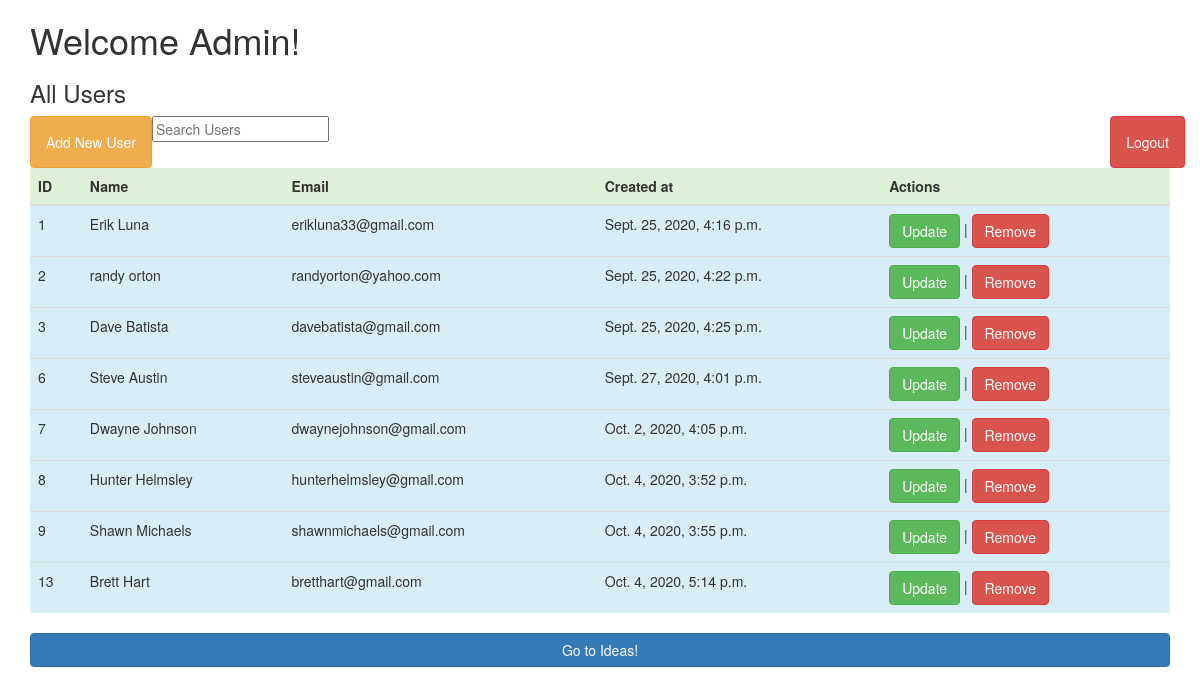
The app's page /dashboard (signed in), older data.
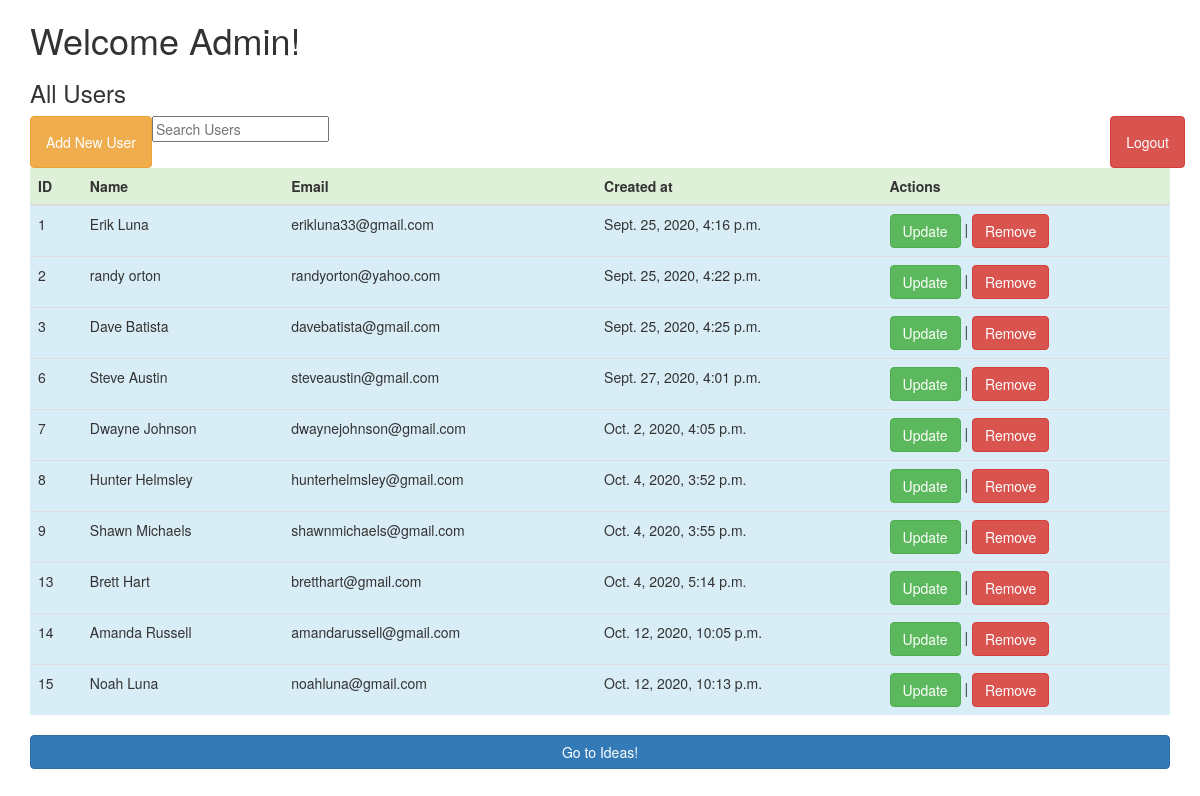
The same page, newer data.
### app_one/models.py (models this page shows)
class User(models.Model):
    first_name = models.CharField(max_length=255)
    last_name = models.CharField(max_length=255)
    email = models.CharField(max_length=255)
    password = models.CharField(max_length=60)
    user_level = models.IntegerField()
    created_at = models.DateTimeField(auto_now_add=True)
    updated_at = models.DateTimeField(auto_now=True)
    objects = UserManager()

### app_one/views.py (the view)
# urls.py: path('dashboard', views.dashboard),
def dashboard(request):
    if 'user_id' not in request.session:
        return redirect('/')
    user = User.objects.filter(id=request.session['user_id'])
    if not user:
        return redirect('/')
    context = {
        'all_users': User.objects.all(),
    }
    if user[0].user_level !=9:
        return render(request,'dashboard.html', context)
    else:
        return render(request,'dashboard_admin.html', context)

### app_one/templates/dashboard_admin.html (shortened to what this page needs)
<!DOCTYPE html>
<html lang="en">
<head>
    <link rel="stylesheet" href="https://maxcdn.bootstrapcdn.com/bootstrap/3.4.1/css/bootstrap.min.css">
</head>
<body>
    <div class="container">
    <h1>Welcome Admin!</h1>
    <h3>All Users</h3>
    <ul class="nav navbar-nav">
        <li><a href="/add_user_page" class="btn btn-warning">Add New User</a></li>
    </ul>
    <ul class="nav navbar-nav navbar-right">
        <li><a href="/logout" class="btn btn-danger">Logout</a></li>
    </ul>
    <input id="myInput" type="text" placeholder="Search Users">
    <table class="table">
        <thead>
            <tr class="success">
                <th>ID</th>
                <th>Name</th>
                <th>Email</th>
                <th>Created at</th>
                <th>Actions</th>
            </tr>
        </thead>
        <tbody id="myTable">
            {% for user in all_users %}
            <tr class="info">
                <td>{{ user.id }}</td>
                <td>{{ user.first_name }} {{ user.last_name }}</a></td>
                <td>{{ user.email }}</td>
                <td>{{ user.created_at }}</td>
                <td><a href="/user/update/{{user.id}}" class="btn btn-success" role="button">Update</a> | <a href="/delete/{{user.id}}" class="btn btn-danger">Remove</a></td>
            </tr>
            {% endfor %}
        </tbody>
    </table>
    <a href="/ideas" class="btn btn-primary btn-block">Go to Ideas!</a>
    </div>
</body>
</html>

Row changes from the older to the newer data that the page shows:
added User: id "14", first_name "Amanda", last_name "Russell", email "amandarussell@gmail.com", created_at "Oct. 12, 2020, 10:05 p.m."
added User: id "15", first_name "Noah", last_name "Luna", email "noahluna@gmail.com", created_at "Oct. 12, 2020, 10:13 p.m."
